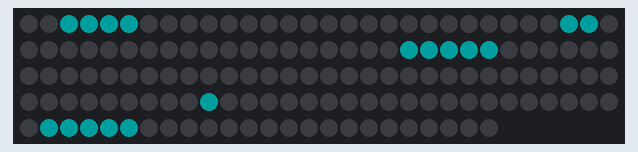
Recording of a sketch running on a simulated ESP8266 (NodeMCU). Parts: 144 RGB LEDs in strip order, left to right, continuing on the next row. Dim RGB values are drawn brighter than linear; what the sketch prints to the serial monitor is not drawn.

Above: at 3.1 s.

The sketch:

word_clock_cayenne.ino
```cpp
#define CAYENNE_PRINT Serial
#include <CayenneMQTTESP8266.h>
#include <ESP8266WiFi.h>
#include <WiFiManager.h>
#include <Adafruit_NeoPixel.h>
#include <RTClib.h>
#include "Credentials.h"

const int LEDS_COUNT = 144;
const int LEDS_SIDE = 12;

int ch,cm,cs,cdy,cmo,cyr,cdw;          // current time & date variables
int om = -1;
int nh,nm,ns,ndy,nmo,nyr,ndw;          // NTP-based time & date variables

boolean updateDisplay = true;
float brightness = 30;
int red = 0, green = 255, blue = 255;
int baseTimezone = -1;
boolean updateTimezone = false;

void setup() {
  Serial.begin(9600);

  setupLEDs();
  setupCayenne();
  setupNTP();
}

void loop() {
  loopCayenne();
  loopNTP();

  if (updateDisplay) {
    displayTime(ch, cm, cs);
    updateDisplay = false;
  }

  delay(1000);
}

CAYENNE_IN_DEFAULT() {
  if (request.channel == 0) {
    red = getValue.asInt();
    updateDisplay = true;
  } else if (request.channel == 1) {
    green = getValue.asInt();
    updateDisplay = true;
  } else if (request.channel == 2) {
    blue = getValue.asInt();
    updateDisplay = true;
  } else if (request.channel == 3) {
    brightness = getValue.asInt();
    updateDisplay = true;
  } else if (request.channel == 4) {
    baseTimezone = getValue.asInt();
    updateTimezone = true;
    updateDisplay = true;
  }
}
```

Cayenne.ino
```cpp
void setupCayenne() {
  displayWiFi();
  Cayenne.begin(username, password, clientID, ssid, wifiPassword);
}

void loopCayenne() {
  Cayenne.loop();
}
```

Credentials_example.h
```cpp
// Wifi settings
char ssid[] = "";
char wifiPassword[] = "";

// Cayenne authentication info. This should be obtained from the Cayenne Dashboard.
char username[] = "";
char password[] = "";
char clientID[] = "";
```

Displayer.ino
```cpp
#define PIXELS_DATA_PIN 5

#define sp    Serial.print
#define spln  Serial.println

Adafruit_NeoPixel pixels = Adafruit_NeoPixel(LEDS_COUNT, PIXELS_DATA_PIN, NEO_GRB + NEO_KHZ800);
uint32_t colorOn = pixels.Color(0, 255,255);
uint32_t colorOff = pixels.Color(0,0,0);

void setupLEDs() {
    pixels.begin();
}

void displayWiFi() {
  boolean matrix[LEDS_COUNT];
  getWiFiMatrix(matrix);
  display(matrix);
}

void displayTime(int h, int m, int s) {
  boolean matrix[LEDS_COUNT];
  getTimeMatrix(matrix, h, m, s);
  display(matrix);
}

void display(boolean matrix[]) {
    logMatrix(matrix);

    pixels.setBrightness(brightness);
    colorOn = pixels.Color(red, green, blue);
    updateLEDs(matrix);
    pixels.show();
}

void logMatrix(boolean matrix[]) {
  for (int i=0; i<LEDS_COUNT; i++) {
    sp(matrix[i] ? "X" : "_"); sp(" ");
    if (i % LEDS_SIDE == LEDS_SIDE-1) {
      spln();
    }
  }
}

// Our LEDs matrix is built with an Z pattern,
// and the LEDs index order follows the following scheme:
//
// > 0 1 2 3
//   7 6 5 4
//   8 9 10 11
//
// So we need to invert the column order in alternate rows from our logic matrix
void updateLEDs(boolean matrix[]) {
  for (int i=0; i<LEDS_COUNT; i++) {
    int row = i / LEDS_SIDE;
    int ledId;
    if (row % 2 == 0) {
      // -->
      ledId = i;
    } else {
      // <--
      ledId = (row + 1) * LEDS_SIDE - (i - row * LEDS_SIDE) - 1;
    }
    updateLED(ledId, matrix[i]);
  }
}

void updateLED(int index, boolean isOn) {
  if (isOn) {
    pixels.setPixelColor(index, colorOn);
  } else {
    pixels.setPixelColor(index, colorOff);
  }
}
```

NTP.ino
```cpp
unsigned int localPort = 2390;      // local port to listen for UDP packets

/* Don't hardwire the IP address or we won't get the benefits of the pool.
 *  Lookup the IP address for the host name instead */
//IPAddress timeServer(129, 6, 15, 28); // time.nist.gov NTP server
IPAddress timeServerIP; // time.nist.gov NTP server address
const char* ntpServerName = "time.nist.gov";
const int NTP_PACKET_SIZE = 48; // NTP time stamp is in the first 48 bytes of the message
byte packetBuffer[ NTP_PACKET_SIZE]; //buffer to hold incoming and outgoing packets
boolean doNTP=false;

// A UDP instance to let us send and receive packets over UDP
WiFiUDP udp;

RTC_Millis RTC;                           // RTC (soft)
DateTime now;                             // current time

const unsigned long NTP_DELAY = 3600000;  // Update time using NTP once every hour
unsigned long lastNTPUpdate = 0;

#define min(a,b) ((a)<(b)?(a):(b))        // recreate the min function
#define sp    Serial.print
#define spf   Serial.printf
#define spln  Serial.println

void setupNTP() {
    RTC.begin(DateTime(F(__DATE__), F(__TIME__)));    // initially set to compile date & time
    udp.begin(localPort);
}

void loopNTP() {
    getTime();
    if (millis() > lastNTPUpdate + NTP_DELAY) {
        doNTP = true;
    }

    if (cm != om) {
        updateDisplay = true;
        om = cm;
    }
    if (doNTP || updateTimezone) {
        updateTimezone = false;
        updateTimeFromNTP();
        getTime();
    }
}

void updateTimeFromNTP() {
  //get a random server from the pool
  WiFi.hostByName(ntpServerName, timeServerIP);
  sendNTPpacket(timeServerIP);            // send an NTP packet to a time server
  delay(1000);                          // wait to see if a reply is available

  int cb = udp.parsePacket();           // get packet (if available)
  if (!cb) {
    spln(F("... no packet yet"));
  } else {
    sp(F("... NTP packet received with ")); sp(cb); spln(F(" bytes"));     // We've received a packet, read the data from it
    udp.read(packetBuffer, NTP_PACKET_SIZE);                            // read the packet into the buffer

    unsigned long highWord = word(packetBuffer[40], packetBuffer[41]);  // timestamp starts at byte 40 of packet. It is 2 words (4 bytes) long
    unsigned long lowWord = word(packetBuffer[42], packetBuffer[43]);   // Extract each word and...
    unsigned long secsSince1900 = highWord << 16 | lowWord;             // ... combine into long: NTP time (seconds since Jan 1 1900):

    const unsigned long seventyYears = 2208988800UL;                    // Unix time starts on Jan 1 1970. In seconds, that's 2208988800:
    unsigned long epoch = secsSince1900 - seventyYears;                 // subtract seventy years to get to 1 Jan. 1900:

    int tz = baseTimezone;                                            // adjust for EST time zone
    DateTime gt(epoch - (tz*60*60));                       // obtain date & time based on NTP-derived epoch...
    tz = IsDST(gt.month(), gt.day(), gt.dayOfTheWeek()) ? baseTimezone -1 : baseTimezone;
    DateTime ntime(epoch - (tz*60*60));
    RTC.adjust(ntime);    // and set RTC to correct local time
    doNTP = false;
    lastNTPUpdate = millis();

    // ---------------- What follows is just for debug ----------------
    nyr = ntime.year()-2000;
    nmo = ntime.month();
    ndy = ntime.day();
    nh  = ntime.hour(); if(nh==0) nh=24;                   // adjust to 1-24
    nm  = ntime.minute();
    ns  = ntime.second();

    sp(F("... NTP packet local time: [GMT - ")); sp(tz); sp(F("]: "));       // Local time at Greenwich Meridian (GMT) - offset
    if(nh < 10) sp(F(" ")); sp(nh);  sp(F(":"));          // print the hour
    if(nm < 10) sp(F("0")); sp(nm);  sp(F(":"));          // print the minute
    if(ns < 10) sp(F("0")); sp(ns);                       // print the second

    sp(F(" on "));                                        // Local date
    if(nyr < 10) sp(F("0")); sp(nyr);  sp(F("/"));        // print the year
    if(nmo < 10) sp(F("0")); sp(nmo);  sp(F("/"));        // print the month
    if(ndy < 10) sp(F("0")); spln(ndy);                   // print the day
    spln();
  }
}

// send an NTP request to the time server at the given address
unsigned long sendNTPpacket(IPAddress& address) {
  Serial.println("sending NTP packet...");
  // set all bytes in the buffer to 0
  memset(packetBuffer, 0, NTP_PACKET_SIZE);
  // Initialize values needed to form NTP request
  // (see URL above for details on the packets)
  packetBuffer[0] = 0b11100011;   // LI, Version, Mode
  packetBuffer[1] = 0;     // Stratum, or type of clock
  packetBuffer[2] = 6;     // Polling Interval
  packetBuffer[3] = 0xEC;  // Peer Clock Precision
  // 8 bytes of zero for Root Delay & Root Dispersion
  packetBuffer[12]  = 49;
  packetBuffer[13]  = 0x4E;
  packetBuffer[14]  = 49;
  packetBuffer[15]  = 52;

  // all NTP fields have been given values, now
  // you can send a packet requesting a timestamp:
  udp.beginPacket(address, 123); //NTP requests are to port 123
  udp.write(packetBuffer, NTP_PACKET_SIZE);
  udp.endPacket();
}

// getTime(): get current time from RTC (soft or hard)
void getTime() {
  now = RTC.now();
  ch = min(24,now.hour()); if(ch == 0) ch=24; // hours 1-24
  cm = min(59,now.minute());
  cs = min(59,now.second());
  cdy= min(31,now.day());
  cmo= min(now.month(),12);
  cyr= min(99,now.year()-2000);
  cdw =now.dayOfTheWeek();
}

// IsDST(): returns true if during DST, false otherwise
boolean IsDST(int mo, int dy, int dw) {
  if (mo < 3 || mo > 11) { return false; }                // January, February, and December are out.
  if (mo > 3 && mo < 11) { return true;  }                // April to October are in
  int previousSunday = dy - dw;
  if (mo == 3) { return previousSunday >= 8; }            // In March, we are DST if our previous Sunday was on or after the 8th.
  return previousSunday <= 0;                             // In November we must be before the first Sunday to be DST. That means the previous Sunday must be before the 1st.
}
```

Source omitted: MatrixGenerator.ino (28183 bytes)
